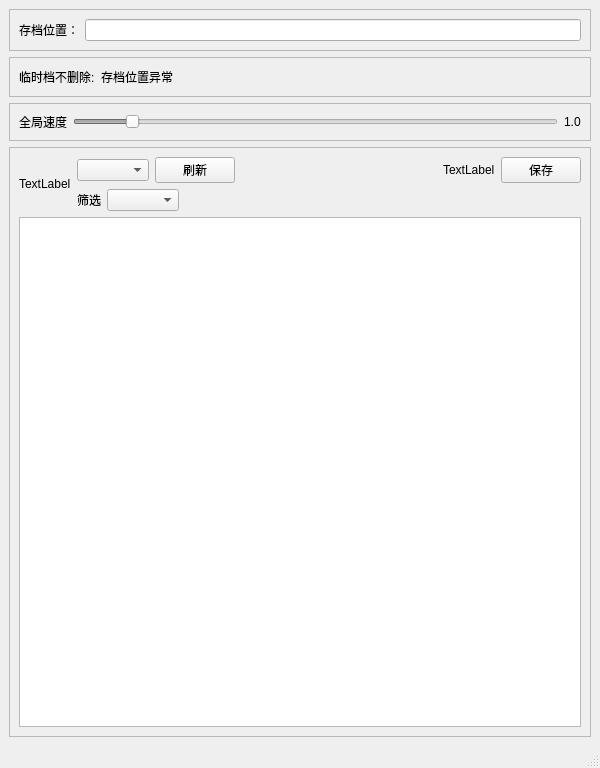
<?xml version="1.0" encoding="UTF-8"?>
<ui version="4.0">
 <class>MainWindow</class>
 <widget class="QMainWindow" name="MainWindow">
  <property name="geometry">
   <rect>
    <x>0</x>
    <y>0</y>
    <width>600</width>
    <height>768</height>
   </rect>
  </property>
  <property name="windowTitle">
   <string>MainWindow</string>
  </property>
  <widget class="QWidget" name="centralwidget">
   <layout class="QVBoxLayout" name="verticalLayout" stretch="0,0,0,0">
    <item>
     <widget class="QFrame" name="frame">
      <property name="frameShape">
       <enum>QFrame::Shape::StyledPanel</enum>
      </property>
      <property name="frameShadow">
       <enum>QFrame::Shadow::Raised</enum>
      </property>
      <layout class="QHBoxLayout" name="horizontalLayout_5">
       <item>
        <widget class="QLabel" name="label_2">
         <property name="text">
          <string>存档位置：</string>
         </property>
        </widget>
       </item>
       <item>
        <widget class="QLineEdit" name="lineEdit">
         <property name="enabled">
          <bool>true</bool>
         </property>
        </widget>
       </item>
      </layout>
     </widget>
    </item>
    <item>
     <widget class="QFrame" name="frame_3">
      <property name="frameShape">
       <enum>QFrame::Shape::StyledPanel</enum>
      </property>
      <property name="frameShadow">
       <enum>QFrame::Shadow::Raised</enum>
      </property>
      <layout class="QHBoxLayout" name="horizontalLayout_3">
       <item>
        <widget class="QLabel" name="label_6">
         <property name="text">
          <string>临时档不删除:</string>
         </property>
        </widget>
       </item>
       <item>
        <widget class="QLabel" name="label_3">
         <property name="text">
          <string>存档位置异常</string>
         </property>
        </widget>
       </item>
       <item>
        <spacer name="horizontalSpacer_3">
         <property name="orientation">
          <enum>Qt::Orientation::Horizontal</enum>
         </property>
         <property name="sizeHint" stdset="0">
          <size>
           <width>40</width>
           <height>20</height>
          </size>
         </property>
        </spacer>
       </item>
      </layout>
     </widget>
    </item>
    <item>
     <widget class="QFrame" name="frame_2">
      <property name="frameShape">
       <enum>QFrame::Shape::StyledPanel</enum>
      </property>
      <property name="frameShadow">
       <enum>QFrame::Shadow::Raised</enum>
      </property>
      <layout class="QHBoxLayout" name="horizontalLayout_2">
       <item>
        <widget class="QLabel" name="label_5">
         <property name="text">
          <string>全局速度</string>
         </property>
        </widget>
       </item>
       <item>
        <widget class="QSlider" name="horizontalSlider">
         <property name="enabled">
          <bool>false</bool>
         </property>
         <property name="minimum">
          <number>5</number>
         </property>
         <property name="maximum">
          <number>50</number>
         </property>
         <property name="value">
          <number>10</number>
         </property>
         <property name="orientation">
          <enum>Qt::Orientation::Horizontal</enum>
         </property>
        </widget>
       </item>
       <item>
        <widget class="QLabel" name="label_8">
         <property name="text">
          <string>1.0</string>
         </property>
        </widget>
       </item>
      </layout>
     </widget>
    </item>
    <item>
     <widget class="QFrame" name="frame_4">
      <property name="frameShape">
       <enum>QFrame::Shape::StyledPanel</enum>
      </property>
      <property name="frameShadow">
       <enum>QFrame::Shadow::Raised</enum>
      </property>
      <layout class="QVBoxLayout" name="verticalLayout_2">
       <item>
        <layout class="QHBoxLayout" name="horizontalLayout_7">
         <item>
          <widget class="QLabel" name="label_7">
           <property name="maximumSize">
            <size>
             <width>16777215</width>
             <height>16777215</height>
            </size>
           </property>
           <property name="text">
            <string>TextLabel</string>
           </property>
          </widget>
         </item>
         <item>
          <layout class="QVBoxLayout" name="verticalLayout_3">
           <item>
            <layout class="QHBoxLayout" name="horizontalLayout">
             <item>
              <widget class="QComboBox" name="comboBox"/>
             </item>
             <item>
              <widget class="QPushButton" name="pushButton">
               <property name="text">
                <string>刷新</string>
               </property>
              </widget>
             </item>
             <item>
              <spacer name="horizontalSpacer_2">
               <property name="orientation">
                <enum>Qt::Orientation::Horizontal</enum>
               </property>
               <property name="sizeHint" stdset="0">
                <size>
                 <width>40</width>
                 <height>20</height>
                </size>
               </property>
              </spacer>
             </item>
             <item>
              <widget class="QLabel" name="label">
               <property name="text">
                <string>TextLabel</string>
               </property>
              </widget>
             </item>
             <item>
              <widget class="QPushButton" name="pushButton_2">
               <property name="text">
                <string>保存</string>
               </property>
              </widget>
             </item>
            </layout>
           </item>
           <item>
            <layout class="QHBoxLayout" name="horizontalLayout_4">
             <item>
              <widget class="QLabel" name="label_4">
               <property name="text">
                <string>筛选</string>
               </property>
              </widget>
             </item>
             <item>
              <widget class="QComboBox" name="comboBox_2"/>
             </item>
             <item>
              <spacer name="horizontalSpacer">
               <property name="orientation">
                <enum>Qt::Orientation::Horizontal</enum>
               </property>
               <property name="sizeHint" stdset="0">
                <size>
                 <width>40</width>
                 <height>20</height>
                </size>
               </property>
              </spacer>
             </item>
            </layout>
           </item>
          </layout>
         </item>
        </layout>
       </item>
       <item>
        <widget class="QTableWidget" name="tableWidget"/>
       </item>
      </layout>
     </widget>
    </item>
   </layout>
  </widget>
  <widget class="QMenuBar" name="menubar">
   <property name="geometry">
    <rect>
     <x>0</x>
     <y>0</y>
     <width>600</width>
     <height>19</height>
    </rect>
   </property>
  </widget>
  <widget class="QStatusBar" name="statusbar"/>
 </widget>
 <resources/>
 <connections/>
</ui>
